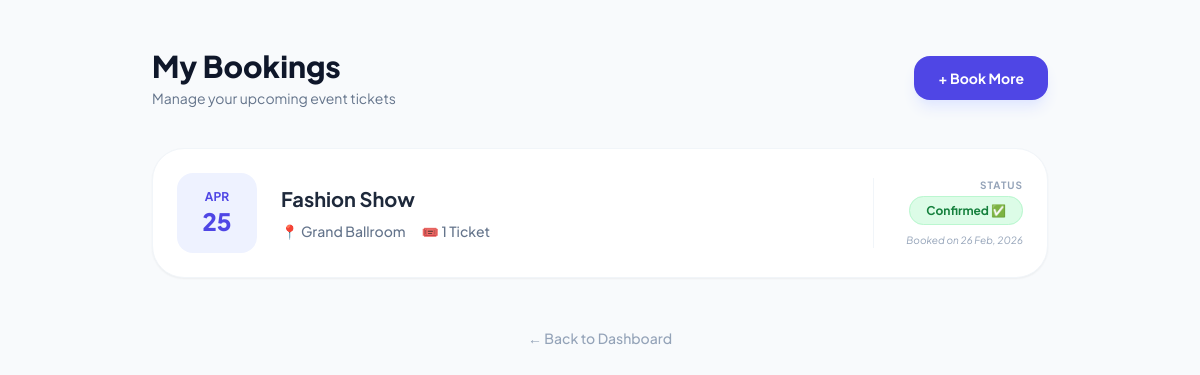
Screenshot of /my-bookings/ (signed in) with the database file from the repository.
### events/models.py (models this page shows, shortened)
class Booking(models.Model):
    user = models.ForeignKey(User, on_delete=models.CASCADE)
    event = models.ForeignKey(Event, on_delete=models.CASCADE)
    tickets_booked = models.PositiveIntegerField()
    booked_at = models.DateTimeField(auto_now_add=True)

class Event(models.Model):
    title = models.CharField(max_length=200)
    description = models.TextField()
    date = models.DateTimeField()
    location = models.CharField(max_length=200)
    tickets_available = models.PositiveIntegerField() # Positive taaki tickets minus mein na jayein
    price = models.DecimalField(max_digits=10, decimal_places=2, default=0.00)

### events/views.py (the view)
# urls.py: path('my-bookings/', views.my_bookings, name='my_bookings'),
@login_required
def my_bookings(request):
    bookings = Booking.objects.filter(user=request.user).order_by('-booked_at')
    return render(request, 'events/my_bookings.html', {'bookings': bookings})

### events/templates/events/my_bookings.html (shortened to what this page needs)
<!DOCTYPE html>
<html lang="en">
<head>
    <script src="https://cdn.tailwindcss.com"></script>
</head>
<body class="p-6 md:p-12">
    <div class="max-w-4xl mx-auto">
        <div class="flex justify-between items-center mb-10">
            <div>
                <h1 class="text-3xl font-black text-slate-900">My Bookings</h1>
                <p class="text-slate-500 text-sm mt-1">Manage your upcoming event tickets</p>
            </div>
            <a href="{% url 'event_list' %}" class="bg-indigo-600 text-white px-6 py-3 rounded-2xl font-bold text-sm hover:bg-indigo-700 transition-all shadow-lg shadow-indigo-100">
                + Book More
            </a>
        </div>
        <div class="grid gap-6">
            {% if bookings %}
                {% for booking in bookings %}
                <div class="bg-white p-6 rounded-[2rem] shadow-sm border border-slate-100 flex flex-col md:flex-row justify-between items-center gap-6 hover:shadow-md transition-all">
                    <div class="flex items-center gap-6">
                        <div class="bg-indigo-50 text-indigo-600 p-4 rounded-2xl text-center min-w-[80px]">
                            <span class="block text-xs font-bold uppercase">{{ booking.event.date|date:"M" }}</span>
                            <span class="block text-2xl font-black">{{ booking.event.date|date:"d" }}</span>
                        </div>
                        <div>
                            <h2 class="text-xl font-bold text-slate-800">{{ booking.event.title }}</h2>
                            <div class="flex flex-wrap gap-4 mt-2 text-sm text-slate-500 font-medium">
                                <span class="flex items-center gap-1">📍 {{ booking.event.location }}</span>
                                <span class="flex items-center gap-1">🎟️ {{ booking.tickets_booked }} Ticket{{ booking.tickets_booked|pluralize }}</span>
                            </div>
                        </div>
                    </div>
                    <div class="text-center md:text-right w-full md:w-auto border-t md:border-t-0 md:border-l border-slate-100 pt-4 md:pt-0 md:pl-8">
                        <p class="text-[10px] font-bold text-slate-400 uppercase tracking-widest mb-1">Status</p>
                        <span class="bg-green-100 text-green-700 px-4 py-1.5 rounded-full text-xs font-bold border border-green-200">
                            Confirmed ✅
                        </span>
                        <p class="text-[10px] text-slate-400 mt-3 italic">Booked on {{ booking.booked_at|date:"d M, Y" }}</p>
                    </div>
                </div>
                {% endfor %}
            {% endif %}
        </div>
        <div class="mt-12 text-center">
            <a href="{% url 'dashboard' %}" class="text-slate-400 text-sm font-medium hover:text-indigo-600 transition-all">← Back to Dashboard</a>
        </div>
    </div>
</body>
</html>

### events/templates/events/my_bookings.html (style rules this page uses)
body { font-family: 'Plus Jakarta Sans', sans-serif; background: #f8fafc; }

### rows the page displays
Booking: event "APR", event "25", event "Fashion Show", event.location "Grand Ballroom", tickets_booked "1", booked_at "26 Feb, 2026"
